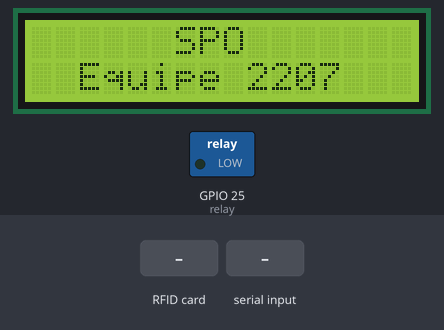
This sketch was run on a simulated ESP32. Parts: 16×2 character LCD, switched loads named in the sketch (green lamp = pin HIGH). The inputs (shaded band) are chosen by the test bench. Nothing arrives over Bluetooth unless stated; what the sketch prints to the serial monitor is not drawn.

Above: at 1.8 s.
1.9 s: RFID card D3 93 18 F7 held to the reader
At 3.5 s:
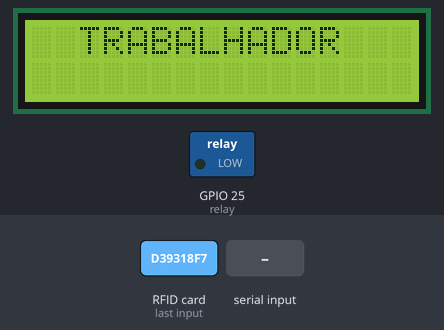
4.9 s: "R\n" received over the second serial link
At 6.4 s:
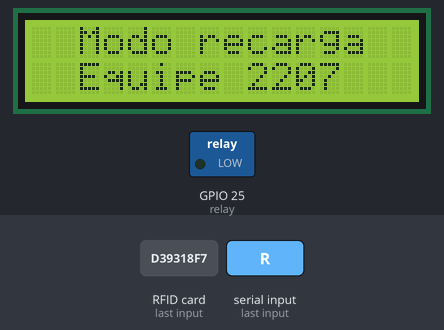
7.5 s: "90,45\n" received over the second serial link
At 8.7 s:
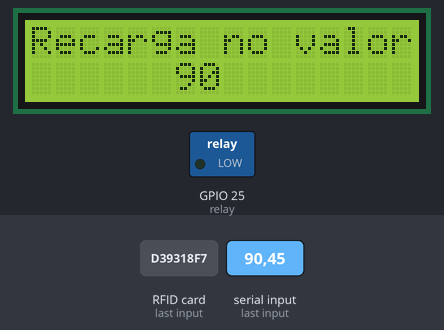
9.0 s: RFID card 63 23 05 F7 held to the reader
At 11.2 s:
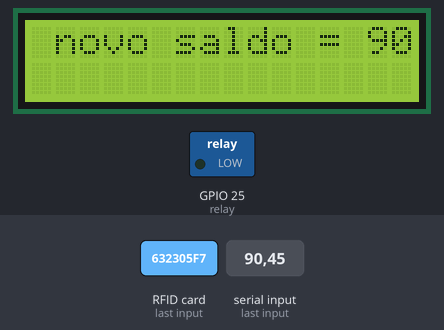
11.6 s: RFID card 13 67 08 F7 held to the reader
At 14.7 s:
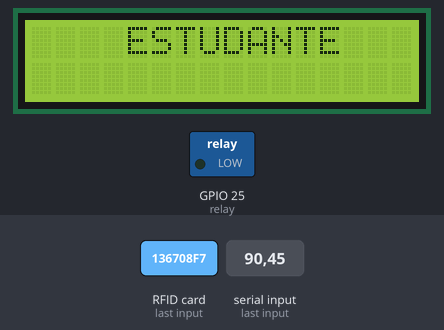
Timing chart, 0 to 22.2 s (numbered marks = the images above; inputs shaded):
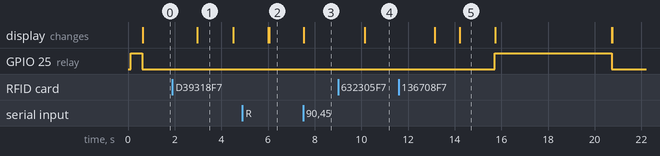

Measured:
- after the input at 1.9 s, the display: changes after 1.1 s (image 1)
- after the input at 4.9 s, the display: first differs from a run without the input after 1.2 s (image 2)
- after the input at 7.5 s, the display: changes at once (image 3)
- after the input at 9.0 s, the display: changes after 1.1 s (image 4)
- after the input at 11.6 s, GPIO 25 (relay): LOW → HIGH after 4.1 s, → LOW 5.0 s later
- what the display in image 1 shows lasts 1.5 s, from 3.0 s to 4.5 s

The sketch:

PROJETEFINAL.ino
```cpp
#include <SPI.h>
#include <MFRC522.h>
#include <BluetoothSerial.h>
#include <Wire.h>
#include <LiquidCrystal_I2C.h>

#define RST_PIN 4
#define SS_PIN 5

MFRC522 mfrc522(SS_PIN, RST_PIN);

#if !defined(CONFIG_BT_ENABLED) || !defined(CONFIG_BLUEDROID_ENABLED)
#error Bluetooth não está habilitado! Por favor, habilite no menu de configuração.
#endif

#if !defined(CONFIG_BT_SPP_ENABLED)
#error Serial Port Profile para Bluetooth não está habilitado. Só está disponível para o chip ESP32.
#endif
BluetoothSerial SerialBT;
int tempo = 0;
int recarga = 0;

byte uidcartao1[] = { 0xD3, 0x93, 0x18, 0xF7 };
byte uidcartao2[] = { 0x63, 0x23, 0x05, 0xF7 };
byte uidcartao3[] = { 0x13, 0x67, 0x08, 0xF7 };

char buffer[34];
byte bufferw[16];
int saldo = 0;

MFRC522::MIFARE_Key key;
byte block;                  // Declaração do bloco
MFRC522::StatusCode status;  // Declaração do status

bool comparaUID(byte *uidLido, byte *uidSalvo, byte tamanho) {
  for (byte i = 0; i < tamanho; i++) {
    if (uidLido[i] != uidSalvo[i]) {
      return false;
    }
  }
  return true;
}

LiquidCrystal_I2C lcd(0x27, 16, 2);

#define relay 25
void setup() {
  Serial.begin(115200);
  lcd.init();            // Inicializa o LCD
  lcd.backlight();       // Liga o backlight
  SPI.begin();
  mfrc522.PCD_Init();
  SerialBT.begin("ESP32_SPO");
  pinMode(relay, OUTPUT);
  digitalWrite(relay, HIGH);
  delay(500);
  digitalWrite(relay, LOW);

}

void modo_recarga(void) {
  lcd.setCursor(0,0);
  lcd.print("  Modo recarga");
  Serial.println("Modo recarga");
  lcd.setCursor(0,1);
  Serial.println("Faca a recarga");
  delay(500);
  tempo = 10000;
  recarga = 0;
  while (tempo > 0) {
    if (SerialBT.available()) {
      String rx2 = SerialBT.readStringUntil('\n');
      if (rx2.toInt()) {
        recarga = rx2.toInt();
        lcd.clear();
        lcd.setCursor(0,0);
        lcd.print("Recarga no valor");
        lcd.setCursor(6,1);
        lcd.print(recarga);
        tempo = 1;
      }
    }
    tempo--;
    delay(1);
  }
  Serial.println("Aproxime cartao");
  tempo = 10000;
  saldo = -1;
  while(tempo>0 && saldo==-1) {
    verifica_cartao();
    tempo--;
    delay(1);
  }
  delay(100);
  if (saldo != -1) {
    saldo = saldo + recarga;
    lcd.clear();
    lcd.setCursor(0,0);
    lcd.print(" novo saldo = ");
    lcd.print(saldo);
    delay(3000);
    lcd.clear();
    Serial.print(" novo saldo = ");
    Serial.print(saldo);
    sprintf((char *)bufferw, "%i", saldo);
    Serial.println((char *)bufferw);
    write();
  }
}

void loop() {
  //Serial.print("@");
  lcd.setCursor(0, 0);
  lcd.print("      SPO");
  lcd.setCursor(0,1);
  lcd.print("  Equipe 2207");
  delay(10);
  if (SerialBT.available()) {
    String rx = SerialBT.readStringUntil('\n');
    if (rx == "R") {
      Serial.println("Modo recarga");
      Serial.println("Aproxime o cartão");
      recarga = 0;
      modo_recarga();
    mfrc522.PICC_HaltA();
    mfrc522.PCD_StopCrypto1();
    }else{
    mfrc522.PICC_HaltA();
    mfrc522.PCD_StopCrypto1();
    }
  }
  if (verifica_cartao()) {
    if (comparaUID(mfrc522.uid.uidByte, uidcartao1, mfrc522.uid.size)) {
      lcd.clear();
      lcd.setCursor(0,0);
      lcd.print("  TRABALHADOR");
      delay(1500);
      lcd.clear();
      Serial.println("cartao TRABALHADOR detectado");
      if (saldo != 0){
        saldo = saldo - 1;
      sprintf((char *)bufferw, "%i", saldo);
      lcd.setCursor(0,0);
      lcd.print("   saldo =");
      Serial.print("buffer = ");
      lcd.setCursor(11,0);
      lcd.println((char*)bufferw);
      Serial.println((char *)bufferw);
      write();
      digitalWrite(relay, HIGH);
      delay(500);
      lcd.clear();
      lcd.print("   Pode passar");
      delay(5000);
      digitalWrite(relay, LOW);
      lcd.clear();
    } else if(saldo == 0 ){
      lcd.clear();
      lcd.setCursor(0,0);
      lcd.println("    Sem saldo");
      lcd.setCursor(0,1);
      lcd.print("   suficiente");
      digitalWrite(relay, LOW);
      delay(1500);
      lcd.clear();
    }
    }

     if (comparaUID(mfrc522.uid.uidByte, uidcartao2, mfrc522.uid.size)) {
      lcd.clear();
      lcd.setCursor(0,0);
      lcd.print("     IDOSO");
      delay(1500);
      lcd.clear();
      Serial.println("cartao IDOSO detectado");
      digitalWrite(relay, HIGH);
      lcd.print("   Pode passar");
      Serial.println("Pode passar");
      delay(5000);
      digitalWrite(relay, LOW);
      lcd.clear();
    } else {
      digitalWrite(relay, LOW);
    }

    if (comparaUID(mfrc522.uid.uidByte, uidcartao3, mfrc522.uid.size)) {
      lcd.clear();
      lcd.setCursor(0,0);
      lcd.print("    ESTUDANTE");
      delay(1500);
      lcd.clear();
      Serial.println("cartao ESTUDANTE detectado");
      digitalWrite(relay, HIGH);
      lcd.print("   Pode passar");
      Serial.println("Pode passar");
      delay(5000);
      digitalWrite(relay, LOW);
      lcd.clear();
    } else {
      digitalWrite(relay, LOW);
    }

     mfrc522.PICC_HaltA();
    mfrc522.PCD_StopCrypto1();

  }
}

void write(void) {
  delay(50);

   // MFRC522::MIFARE_Key key;
  for (byte i = 0; i < 6; i++) key.keyByte[i] = 0xFF;

  block = 4;  // Bloco onde o saldo é armazenado

 // mfrc522.PICC_HaltA();
  //mfrc522.PCD_StopCrypto1();

  // Autenticar antes de escrever no cartão
  status = mfrc522.PCD_Authenticate(MFRC522::PICC_CMD_MF_AUTH_KEY_B, block, &key, &(mfrc522.uid));
  if (status != MFRC522::STATUS_OK) {
    Serial.print(F("PCD_Authenticate() failed: "));
    Serial.println(mfrc522.GetStatusCodeName(status));
   // mfrc522.PICC_HaltA();
   // mfrc522.PCD_StopCrypto1();
    return;
  }

  // Escrever no cartão
  status = mfrc522.MIFARE_Write(block, bufferw, 16);
  if (status != MFRC522::STATUS_OK) {
    Serial.print(F("MIFARE_Write() failed: "));
    Serial.println(mfrc522.GetStatusCodeName(status));
    //mfrc522.PICC_HaltA();
    //mfrc522.PCD_StopCrypto1();
    return;
  } else {
    Serial.println(F("MIFARE_Write() success"));
  }

  Serial.println("saiu do write");
}

bool verifica_cartao(void) {
  for (byte i = 0; i < 6; i++) key.keyByte[i] = 0xFF;
  //Serial.println("verifica cartao");
  byte len = 18;
  MFRC522::StatusCode status;

  if (!mfrc522.PICC_IsNewCardPresent()) {
    return false;
  }
  Serial.println("tem cartao");

  if (!mfrc522.PICC_ReadCardSerial()) {
    return false;
  }

  Serial.println(F("*Card Detected:*"));
  mfrc522.PICC_DumpDetailsToSerial(&(mfrc522.uid));

  byte buffer1[18];
  block = 4;

  status = mfrc522.PCD_Authenticate(MFRC522::PICC_CMD_MF_AUTH_KEY_A, block, &key, &(mfrc522.uid));
  if (status != MFRC522::STATUS_OK) {
    Serial.print(F("Authentication failed: "));
    Serial.println(mfrc522.GetStatusCodeName(status));
    return false;
  }

  status = mfrc522.MIFARE_Read(block, buffer1, &len);
  if (status != MFRC522::STATUS_OK) {
    Serial.print(F("Reading failed: "));
    Serial.println(mfrc522.GetStatusCodeName(status));
    return false;
  }

  Serial.print(F("Saldo: "));
  for (uint8_t i = 0; i < 16; i++) {
    if (buffer1[i] != 32) {
      Serial.write(buffer1[i]);
    }
  }

  char saldoStr[16];
  memcpy(saldoStr, buffer1, 16);
  saldoStr[16] = '\0';
  saldo = strtol(saldoStr, NULL, 10);
  Serial.println();
  delay(1000);

  //mfrc522.PICC_HaltA();
  //mfrc522.PCD_StopCrypto1();

  return true;
}
```
